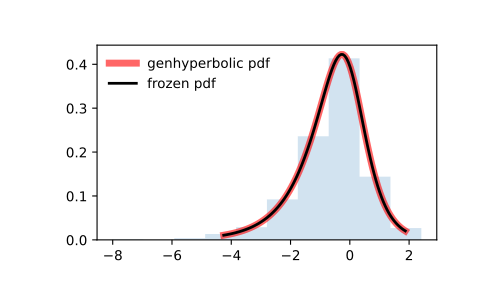

The script that drew this image:
from scipy.stats import genhyperbolic
import matplotlib.pyplot as plt
fig, ax = plt.subplots(1, 1)

# Calculate the first four moments:

p, a, b = 0.5, 1.5, -0.5
mean, var, skew, kurt = genhyperbolic.stats(p, a, b, moments='mvsk')

# Display the probability density function (``pdf``):

x = np.linspace(genhyperbolic.ppf(0.01, p, a, b),
                genhyperbolic.ppf(0.99, p, a, b), 100)
ax.plot(x, genhyperbolic.pdf(x, p, a, b),
       'r-', lw=5, alpha=0.6, label='genhyperbolic pdf')

# Alternatively, the distribution object can be called (as a function)
# to fix the shape, location and scale parameters. This returns a "frozen"
# RV object holding the given parameters fixed.

# Freeze the distribution and display the frozen ``pdf``:

rv = genhyperbolic(p, a, b)
ax.plot(x, rv.pdf(x), 'k-', lw=2, label='frozen pdf')

# Check accuracy of ``cdf`` and ``ppf``:

vals = genhyperbolic.ppf([0.001, 0.5, 0.999], p, a, b)
np.allclose([0.001, 0.5, 0.999], genhyperbolic.cdf(vals, p, a, b))
# True

# Generate random numbers:

r = genhyperbolic.rvs(p, a, b, size=1000)

# And compare the histogram:

ax.hist(r, density=True, histtype='stepfilled', alpha=0.2)
ax.legend(loc='best', frameon=False)
plt.show()
